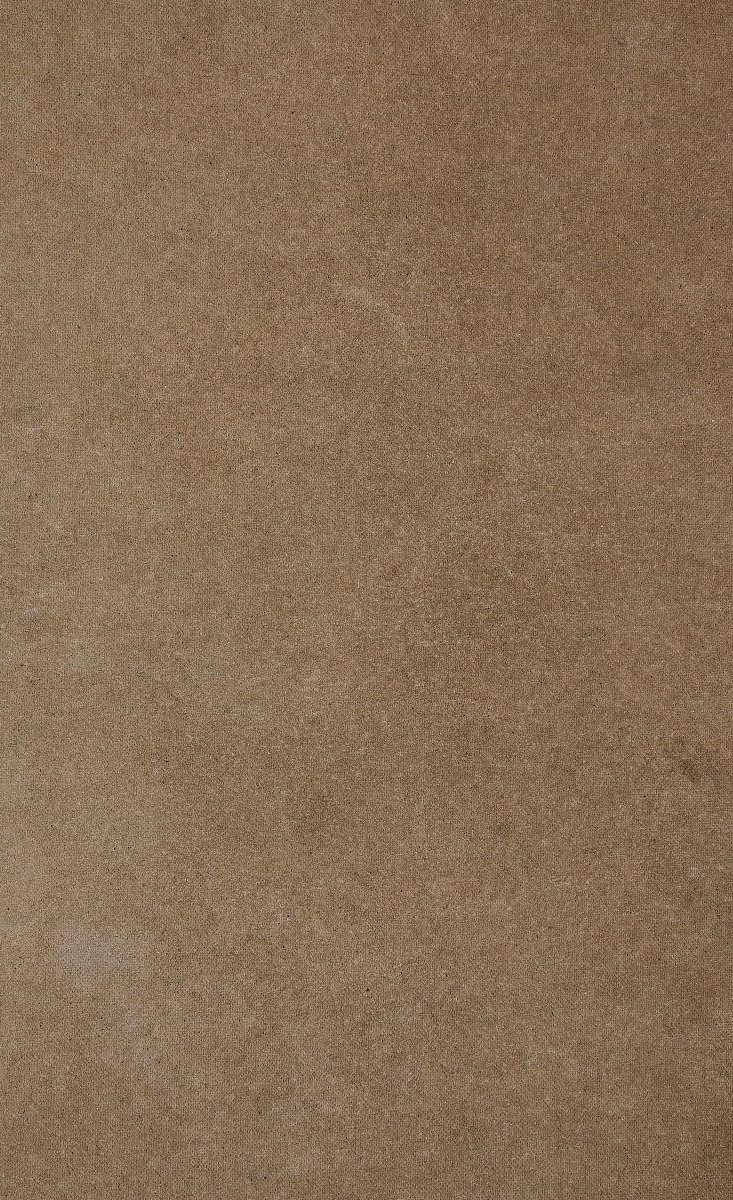
#> input picture S-AES-main/S-AES-main/S-AES/background.jpeg, 733 x 1200 px
$ python -i GUI.py   (imports and definitions only)
#> lines starting #> are read from the running program, lines starting #| are printed output that depends on the picture
### S-AES-main/S-AES-main/S-AES/S_AES.py
nb = 2  # 状态矩阵的列数。在 AES中，通常为 4，S_AES使用 2 进行简化
nr = 2  # 进行加密的轮数。在AES中，通常为 10 轮
nk = 2  # 密钥长度，以 32 位字为单位

# 字典，用于将十六进制符号转换为整数
hex_symbols_to_int = {'a': 10, 'b': 11, 'c': 12, 'd': 13, 'e': 14, 'f': 15}

# 加密时使用的替换表
sbox = [
    [0x9, 0x4, 0xa, 0xb],
    [0xd, 0x1, 0x8, 0x5],
    [0x6, 0x2, 0x0, 0x3],
    [0xc, 0xe, 0xf, 0x7]
]
# 解密时使用的替换表
inv_sbox = [
    [0xa, 0x5, 0x9, 0xb],
    [0x1, 0x7, 0x8, 0xf],
    [0x6, 0x0, 0x2, 0x3],
    [0xc, 0x4, 0xd, 0xe]

]
#  轮常量，用于密钥扩展，帮助生成每一轮的子密钥
rcon = [[1, 0, 0, 0, 0, 0, 0, 0],
        [0, 0, 1, 1, 0, 0, 0, 0]]


# 接收输入字节和密钥，执行加密操作
def encrypt(input_bytes, key):
    state = [[input_bytes[0], input_bytes[2]], [input_bytes[1], input_bytes[3]]]
    key_schedule = key_expansion(key)
    state = add_round_key(state, key_schedule, 0)
    rnd = 1
    state = sub_bytes(state)
    state = shift_rows(state)
    state = mix_columns(state)
    state = add_round_key(state, key_schedule, rnd)
    rnd += 1
    state = sub_bytes(state)
    state = shift_rows(state)
    state = add_round_key(state, key_schedule, rnd)
    output = [state[0][0], state[1][0], state[0][1], state[1][1]]

    return output


# 解密操作
def decrypt(cipher, key):
    state = [[cipher[0], cipher[2]], [cipher[1], cipher[3]]]

    key_schedule = key_expansion(key)
    state = add_round_key(state, key_schedule, nr)
    rnd = nr - 1
    state = shift_rows(state)
    state = sub_bytes(state, inv=True)
    state = add_round_key(state, key_schedule, rnd)
    state = mix_columns(state, inv=True)
    rnd -= 1
    state = shift_rows(state)
    state = sub_bytes(state, inv=True)
    state = add_round_key(state, key_schedule, rnd)

    output = [state[0][0], state[1][0], state[0][1], state[1][1]]

    return output


# 替换状态矩阵中的每个字节
def sub_bytes(state, inv=False):
    if inv == False:  # encrypt
        box = sbox
    else:  # decrypt
        box = inv_sbox

    for i in range(len(state)):
        for j in range(len(state[i])):
            binary_str1 = bin(state[i][j])[2:]
            binary_str1 = binary_str1.zfill(4)
            binary_array1 = [int(bit) for bit in binary_str1]
            row = 2 * binary_array1[0] + binary_array1[1]
            col = 2 * binary_array1[2] + binary_array1[3]
            box_elem = box[row][col]
            state[i][j] = box_elem

    return state


# 实现行移位操作
def shift_rows(state):
    temp = state[1][0]
    state[1][0] = state[1][1]
    state[1][1] = temp

    return state


# 实现 Galois 域的加法，使用异或运算
def gf_4_addition(a, b):
    modulus = 0b10011
    return a ^ b


# 实现 Galois 域的乘法，使用位移和模运算
def gf_4_multiply(a, b):
    modulus = 0b10011

    result = 0
    for _ in range(4):
        if b & 1:
            result ^= a
        a <<= 1
        if (a & 0b10000) != 0:
            a ^= modulus
        b >>= 1

    return result


# 对列进行混合操作
def mix_columns(state, inv=False):
    for i in range(nb):
        if inv == False:
            s0 = gf_4_addition(gf_4_multiply(1, state[0][i]), gf_4_multiply(4, state[1][i]))
            s1 = gf_4_addition(gf_4_multiply(4, state[0][i]), gf_4_multiply(1, state[1][i]))
        else:  # decryption
            s0 = gf_4_addition(gf_4_multiply(9, state[0][i]), gf_4_multiply(2, state[1][i]))
            s1 = gf_4_addition(gf_4_multiply(2, state[0][i]), gf_4_multiply(9, state[1][i]))

        state[0][i] = s0
        state[1][i] = s1

    return state


# 实现两个数组的逐位异或运算，确保长度相同
def xor_arrays(arr1, arr2):
    if len(arr1) != len(arr2):
        raise ValueError("数组长度不相同")

    result = [bit1 ^ bit2 for bit1, bit2 in zip(arr1, arr2)]
    return result


# 密钥扩展
def key_expansion(key):
    w0 = key[:8]
    w1 = key[8:]
    # 初始化存储生成密钥的列表
    expanded_key = [w0, w1]
    w_temp = w1[4:] + w1[:4]
    w_x1 = 2 * w_temp[0] + w_temp[1]
    w_y1 = 2 * w_temp[2] + w_temp[3]
    number1 = sbox[w_x1][w_y1]
    binary_str1 = bin(number1)[2:]
    binary_str1 = binary_str1.zfill(4)
    binary_array1 = [int(bit) for bit in binary_str1]
    w_x2 = 2 * w_temp[4] + w_temp[5]
    w_y2 = 2 * w_temp[6] + w_temp[7]
    number2 = sbox[w_x2][w_y2]
    binary_str2 = bin(number2)[2:]
    binary_str2 = binary_str2.zfill(4)
    binary_array2 = [int(bit) for bit in binary_str2]
    binary_array = binary_array1 + binary_array2
    w2 = xor_arrays(xor_arrays(w0, rcon[0]), binary_array)
    w3 = xor_arrays(w2, w1)
    w_temp = w3[4:] + w3[:4]
    w_x1 = 2 * w_temp[0] + w_temp[1]
    w_y1 = 2 * w_temp[2] + w_temp[3]
    number1 = sbox[w_x1][w_y1]
    binary_str1 = bin(number1)[2:]
    binary_str1 = binary_str1.zfill(4)
    binary_array1 = [int(bit) for bit in binary_str1]
    w_x2 = 2 * w_temp[4] + w_temp[5]
    w_y2 = 2 * w_temp[6] + w_temp[7]
    number2 = sbox[w_x2][w_y2]
    binary_str2 = bin(number2)[2:]
    binary_str2 = binary_str2.zfill(4)
    binary_array2 = [int(bit) for bit in binary_str2]
    binary_array = binary_array1 + binary_array2
    w4 = xor_arrays(xor_arrays(w2, rcon[1]), binary_array)
    w5 = xor_arrays(w3, w4)
    expanded_key.append(w2)
    expanded_key.append(w3)
    expanded_key.append(w4)
    expanded_key.append(w5)

    return expanded_key


# 将 4 位二进制数组转换为整数
def binary_array_to_int(binary_array):
    if len(binary_array) != 4:
        raise ValueError("二进制数组长度必须为4位")

    decimal_value = 0
    for bit in binary_array:
        decimal_value = (decimal_value << 1) | bit

    return decimal_value


# 将轮密钥添加到状态矩阵中
def add_round_key(state, key_schedule, rnd):
    for col in range(nk):
        s0 = state[0][col] ^ binary_array_to_int(key_schedule[2 * rnd + col][:4])
        s1 = state[1][col] ^ binary_array_to_int(key_schedule[2 * rnd + col][4:])

        state[0][col] = s0
        state[1][col] = s1

    return state

### S-AES-main/S-AES-main/S-AES/test.py
import numpy as np
import S_AES
import time
import binascii


# 将输入字符串转换为二进制数组
def spl(input):
    transform = []
    for i in range(len(input)):
        transform.append(ord(input[i]))
    data = []
    for i in range(len(transform)):
        b = bin(transform[i]).replace('0b', '')
        b = b.zfill(8)
        for j in range(len(b)):
            data.append(int(b[j]))
    data1 = np.array(data)
    data1.resize((len(input), 8))
    return data1


# 将 4 位二进制数组转换为整数
def binary_array_to_int(binary_array):
    if len(binary_array) != 4:
        raise ValueError("二进制数组长度必须为4位")
    decimal_value = 0
    for bit in binary_array:
        decimal_value = (decimal_value << 1) | bit

    return decimal_value


print("二进制加解密测试：")
# 默认密钥
key = [1, 0, 1, 0, 1, 0, 0, 0, 0, 0, 0, 0, 1, 1, 0, 0]
# 常规加解密
pla = [0, 0, 0, 0]
crypted_part = S_AES.encrypt(pla, key)
d = S_AES.decrypt(crypted_part, key)
print(f"明文为：{pla}，密钥为：{key}，加密结果为：{crypted_part}")
print(f"密文为：{crypted_part}，密钥为：{key}，解密结果为：{d}")

# ascii加解密
print("字符加解密测试：")
pla_str = "abcd"
pla = spl(pla_str)
# 将每个字节的前4位和后4位分别转化为整数，并进行加密
temp = []
crypted_data = []
for byte in pla:
    temp.append(binary_array_to_int(byte[:4]))
    temp.append(binary_array_to_int(byte[4:]))
    if len(temp) == 4:
        crypted_part = S_AES.encrypt(temp, key)
        crypted_data.extend(crypted_part)
        del temp[:]
else:
    if 0 < len(temp) < 4:
        empty_spaces = 4 - len(temp)
        for i in range(empty_spaces - 1):
            temp.append(0)
        temp.append(1)
        crypted_part = S_AES.decrypt(temp, key)
        crypted_data.extend(crypted_part)
print(f"明文为：{pla_str}，密钥为：{key}，加密结果为：{crypted_data}")


# 对密文进行解密并恢复原字符串
decrypted_data = []
temp = []
for byte in crypted_data:
    temp.append(byte)
    if len(temp) == 4:
        decrypted_part = S_AES.decrypt(temp, key)
        decrypted_data.extend(decrypted_part)
        del temp[:]
else:
    if 0 < len(temp) < 4:
        empty_spaces = 4 - len(temp)
        for i in range(empty_spaces - 1):
            temp.append(0)
        temp.append(1)
        decrypted_part = S_AES.encrypt(temp, key)
        decrypted_data.extend(decrypted_part)
decrypted_str = ""
for i in range(len(decrypted_data)):
    if i % 2 == 0:
        t = 16 * decrypted_data[i] + decrypted_data[i + 1]
        decrypted_str += chr(t)
print(f"密文为：{crypted_data}，密钥为：{key}，解密结果为：{decrypted_str}")


# 双重加密
print("双重加解密测试：")
key1 = [0, 0, 1, 0, 1, 1, 0, 1, 0, 1, 0, 1, 0, 1, 0, 1]
key2 = [0, 0, 0, 0, 1, 1, 1, 1, 0, 0, 0, 0, 1, 1, 1, 1]
pla = [10, 4, 7, 9]
# 加密
cip = S_AES.encrypt(pla, key1)
cip = S_AES.decrypt(cip, key2)
print(f"明文为：{pla}，密钥为：{key1}、{key2}，加密结果为：{cip}")
# 解密
dec = S_AES.encrypt(cip, key2)
dec = S_AES.decrypt(dec, key1)
print(f"密文为：{cip}，密钥为：{key1}、{key2}，解密结果为：{dec}")


# 暴力破解
# 整数转二进制数组
# [53 lines left out: functions int_to_binary_array, arr_to_int, int_to_arr, binary_search_first_column, find_keys, not called in this run]


# 密码分组链模式
# 加密函数（CBC模式）
def encrypt_cbc(plain_text, key, iv):
    ciphertext = []
    previous_block = iv

    for block in plain_text:
        # CBC模式下，每个明文块先与前一个密文块异或
        block = [a ^ b for a, b in zip(block, previous_block)]
        # 然后使用密钥进行加密
        encrypted_block = S_AES.encrypt(block, key)
        # 密文块添加到结果中
        ciphertext.append(encrypted_block)
        # 更新前一个密文块
        previous_block = encrypted_block

    return ciphertext


# 解密函数（CBC模式）
def decrypt_cbc(ciphertext, key, iv):
    plain_text = []
    previous_block = iv

    for block in ciphertext:
        # 使用密钥进行解密
        decrypted_block = S_AES.decrypt(block, key)
        # 在CBC模式下，解密后的块再与前一个密文块异或
        plain_block = [a ^ b for a, b in zip(decrypted_block, previous_block)]
        # 明文块添加到结果中
        plain_text.append(plain_block)
        # 更新前一个密文块
        previous_block = block

    return plain_text


key = [0, 0, 1, 0, 1, 1, 0, 1, 0, 1, 0, 1, 0, 1, 0, 1]
IV = [5, 6, 7, 8]
pla_text = 'abcdefghijklmnopqrs'
pla = spl(pla_text)
converted_list = []
print(pla_text)
for i in range(0, len(pla), 2):
    if i + 1 < len(pla):
        combined_values = [
            int(''.join(map(str, pla[i, :4])), 2),
            int(''.join(map(str, pla[i, 4:])), 2),
            int(''.join(map(str, pla[i + 1, :4])), 2),
            int(''.join(map(str, pla[i + 1, 4:])), 2)
        ]
        converted_list.append(combined_values)
    else:
        combined_values = [
            int(''.join(map(str, pla[i, :4])), 2),
            int(''.join(map(str, pla[i, 4:])), 2),
            0,
            0
        ]
        converted_list.append(combined_values)

ciphertext = encrypt_cbc(converted_list, key, IV)
encrypted_str = ""
for i in range(len(ciphertext)):
    for j in range(len(ciphertext[0])):
        if j % 2 == 0:
            t = 16 * ciphertext[i][j] + ciphertext[i][j + 1]
            encrypted_str += chr(t)
print(encrypted_str)
platext = decrypt_cbc(ciphertext, key, IV)
decrypted_str = ""
for i in range(len(platext)):
    for j in range(len(platext[0])):
        if j % 2 == 0:
            t = 16 * platext[i][j] + platext[i][j + 1]
            decrypted_str += chr(t)
print(decrypted_str)

### S-AES-main/S-AES-main/S-AES/GUI.py
import binascii
import numpy as np
import S_AES
import test
import time
import tkinter as tk
from tkinter import *
from tkinter import messagebox
from PIL import Image, ImageTk
from test import find_keys
from test import int_to_arr
from test import arr_to_int


# [14 lines left out: functions spl_bin, spl_bin1, not called in this run]


def choose():
    def change1():
        root0.destroy()
        one()

    def change2():
        root0.destroy()
        two()

    def change3():
        root0.destroy()
        three_1()

    def change4():
        root0.destroy()
        four()

    def change5():
        root0.destroy()
        five()

    # 创建主窗口
    root0 = tk.Tk()
    root0.title('S-AES系统')

    # 获取屏幕宽度和高度
    screen_width = root0.winfo_screenwidth()
    screen_height = root0.winfo_screenheight()

    # 计算窗口左上角坐标使其居中
    x = (screen_width - 400) // 2
    y = (screen_height - 600) // 2

    # 设置窗口大小和位置
    root0.geometry('400x550+{}+{}'.format(x, y))

    # 创建一个Frame来容纳按钮，并使其在窗口中垂直居中
    frame = tk.Frame(root0)
    frame.pack(expand=True, fill=tk.BOTH)
    # 添加背景图片
    background_image = Image.open("background.jpeg")  # 替换成你的背景图片文件路径
    background_image = background_image.resize((400, 550), Image.LANCZOS)  # 调整大小
    background_photo = ImageTk.PhotoImage(background_image)
    background_label = tk.Label(frame, image=background_photo)
    background_label.place(relwidth=1, relheight=1)

    # 创建并设置按钮的外观
    btn01 = tk.Button(frame, text="二进制加解密", command=change1, font=('宋体', 15), width=20, height=2)
    btn01.pack(pady=25, padx=3, anchor='center')

    btn02 = tk.Button(frame, text="字符加解密", command=change2, font=('宋体', 15), width=20, height=2)
    btn02.pack(pady=25, padx=3, anchor='center')

    btn03 = tk.Button(frame, text="多重加解密", command=change3, font=('宋体', 15), width=20, height=2)
    btn03.pack(pady=25, padx=3, anchor='center')

    btn04 = tk.Button(frame, text="中间相遇攻击", command=change4, font=('宋体', 15), width=20, height=2)
    btn04.pack(pady=25, padx=3, anchor='center')

    btn05 = tk.Button(frame, text="CBC加解密", command=change5, font=('宋体', 15), width=20, height=2)
    btn05.pack(pady=25, padx=3, anchor='center')

    root0.mainloop()


# [709 lines left out: functions one, two, three_1, three_2, three_3, four and 3 more, not called in this run]


# [2 lines not run here, left out]

>>> result = choose()
#> in choose, background_image is the input picture: PIL image 733x1200 RGB; mean R, G, B 136.4, 110.7, 85.4
#> in choose, `background_image = background_image.resize((400, 550), Image.LANCZOS)`:
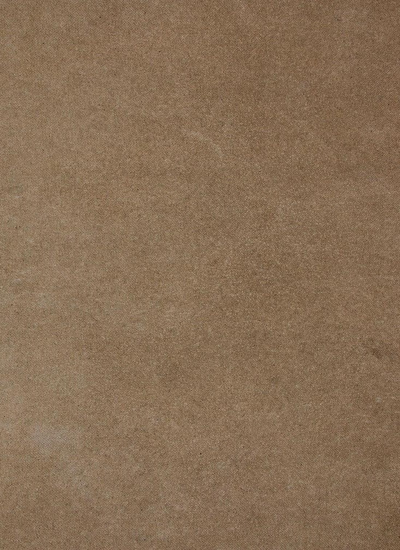
#> background_image: PIL image 400x550 RGB; mean R, G, B 136.4, 110.7, 85.4
